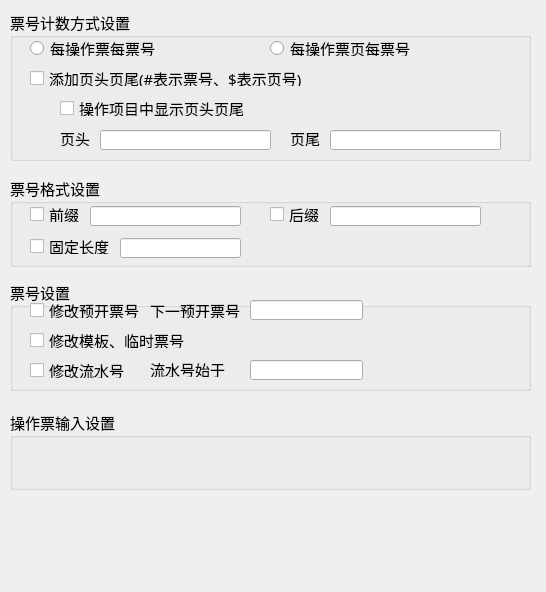
<?xml version="1.0" encoding="UTF-8"?>
<ui version="4.0">
 <class>FormatSet</class>
 <widget class="QWidget" name="FormatSet">
  <property name="geometry">
   <rect>
    <x>0</x>
    <y>0</y>
    <width>546</width>
    <height>592</height>
   </rect>
  </property>
  <property name="font">
   <font>
    <family>宋体</family>
    <pointsize>11</pointsize>
   </font>
  </property>
  <property name="windowTitle">
   <string>Form</string>
  </property>
  <widget class="QGroupBox" name="groupBox">
   <property name="geometry">
    <rect>
     <x>10</x>
     <y>10</y>
     <width>521</width>
     <height>151</height>
    </rect>
   </property>
   <property name="title">
    <string>票号计数方式设置</string>
   </property>
   <widget class="QRadioButton" name="oneTicketNumRadio">
    <property name="geometry">
     <rect>
      <x>20</x>
      <y>30</y>
      <width>131</width>
      <height>16</height>
     </rect>
    </property>
    <property name="text">
     <string>每操作票每票号</string>
    </property>
   </widget>
   <widget class="QRadioButton" name="oneTicketPageNumRadio">
    <property name="geometry">
     <rect>
      <x>260</x>
      <y>30</y>
      <width>151</width>
      <height>16</height>
     </rect>
    </property>
    <property name="text">
     <string>每操作票页每票号</string>
    </property>
   </widget>
   <widget class="QCheckBox" name="addHeadTailCheck">
    <property name="geometry">
     <rect>
      <x>20</x>
      <y>60</y>
      <width>281</width>
      <height>16</height>
     </rect>
    </property>
    <property name="text">
     <string>添加页头页尾(#表示票号、$表示页号)</string>
    </property>
   </widget>
   <widget class="QCheckBox" name="showHeadTailCheck">
    <property name="geometry">
     <rect>
      <x>50</x>
      <y>90</y>
      <width>191</width>
      <height>16</height>
     </rect>
    </property>
    <property name="text">
     <string>操作项目中显示页头页尾</string>
    </property>
   </widget>
   <widget class="QLineEdit" name="headEdit">
    <property name="geometry">
     <rect>
      <x>90</x>
      <y>120</y>
      <width>171</width>
      <height>20</height>
     </rect>
    </property>
   </widget>
   <widget class="QLabel" name="label">
    <property name="geometry">
     <rect>
      <x>50</x>
      <y>120</y>
      <width>41</width>
      <height>16</height>
     </rect>
    </property>
    <property name="text">
     <string>页头</string>
    </property>
   </widget>
   <widget class="QLabel" name="label_2">
    <property name="geometry">
     <rect>
      <x>280</x>
      <y>120</y>
      <width>41</width>
      <height>16</height>
     </rect>
    </property>
    <property name="text">
     <string>页尾</string>
    </property>
   </widget>
   <widget class="QLineEdit" name="tailEdit">
    <property name="geometry">
     <rect>
      <x>320</x>
      <y>120</y>
      <width>171</width>
      <height>20</height>
     </rect>
    </property>
   </widget>
  </widget>
  <widget class="QGroupBox" name="groupBox_2">
   <property name="geometry">
    <rect>
     <x>10</x>
     <y>176</y>
     <width>521</width>
     <height>91</height>
    </rect>
   </property>
   <property name="title">
    <string>票号格式设置</string>
   </property>
   <widget class="QCheckBox" name="prefixCheck">
    <property name="geometry">
     <rect>
      <x>20</x>
      <y>30</y>
      <width>51</width>
      <height>16</height>
     </rect>
    </property>
    <property name="text">
     <string>前缀</string>
    </property>
   </widget>
   <widget class="QLineEdit" name="prefixEdit">
    <property name="geometry">
     <rect>
      <x>80</x>
      <y>30</y>
      <width>151</width>
      <height>20</height>
     </rect>
    </property>
   </widget>
   <widget class="QLineEdit" name="suffixEdit">
    <property name="geometry">
     <rect>
      <x>320</x>
      <y>30</y>
      <width>151</width>
      <height>20</height>
     </rect>
    </property>
   </widget>
   <widget class="QCheckBox" name="suffixCheck">
    <property name="geometry">
     <rect>
      <x>260</x>
      <y>30</y>
      <width>51</width>
      <height>16</height>
     </rect>
    </property>
    <property name="text">
     <string>后缀</string>
    </property>
   </widget>
   <widget class="QLineEdit" name="fixlengthEdit">
    <property name="geometry">
     <rect>
      <x>110</x>
      <y>62</y>
      <width>121</width>
      <height>20</height>
     </rect>
    </property>
    <property name="text">
     <string/>
    </property>
   </widget>
   <widget class="QCheckBox" name="fixlenthCheck">
    <property name="geometry">
     <rect>
      <x>20</x>
      <y>62</y>
      <width>81</width>
      <height>16</height>
     </rect>
    </property>
    <property name="text">
     <string>固定长度</string>
    </property>
   </widget>
  </widget>
  <widget class="QGroupBox" name="groupBox_3">
   <property name="geometry">
    <rect>
     <x>10</x>
     <y>280</y>
     <width>521</width>
     <height>111</height>
    </rect>
   </property>
   <property name="title">
    <string>票号设置</string>
   </property>
   <widget class="QCheckBox" name="modifyPreTicketNumCheck">
    <property name="geometry">
     <rect>
      <x>20</x>
      <y>22</y>
      <width>111</width>
      <height>16</height>
     </rect>
    </property>
    <property name="text">
     <string>修改预开票号</string>
    </property>
   </widget>
   <widget class="QLabel" name="label_3">
    <property name="geometry">
     <rect>
      <x>140</x>
      <y>22</y>
      <width>91</width>
      <height>16</height>
     </rect>
    </property>
    <property name="text">
     <string>下一预开票号</string>
    </property>
   </widget>
   <widget class="QLineEdit" name="nextTicketNumEdit">
    <property name="geometry">
     <rect>
      <x>240</x>
      <y>20</y>
      <width>113</width>
      <height>20</height>
     </rect>
    </property>
   </widget>
   <widget class="QLabel" name="label_4">
    <property name="geometry">
     <rect>
      <x>140</x>
      <y>81</y>
      <width>91</width>
      <height>16</height>
     </rect>
    </property>
    <property name="text">
     <string>流水号始于</string>
    </property>
   </widget>
   <widget class="QCheckBox" name="modifySerialNumCheck">
    <property name="geometry">
     <rect>
      <x>20</x>
      <y>82</y>
      <width>111</width>
      <height>16</height>
     </rect>
    </property>
    <property name="text">
     <string>修改流水号</string>
    </property>
   </widget>
   <widget class="QLineEdit" name="beginSerialNumEdit">
    <property name="geometry">
     <rect>
      <x>240</x>
      <y>80</y>
      <width>113</width>
      <height>20</height>
     </rect>
    </property>
   </widget>
   <widget class="QCheckBox" name="modifyTicketNumCheck">
    <property name="geometry">
     <rect>
      <x>20</x>
      <y>52</y>
      <width>161</width>
      <height>16</height>
     </rect>
    </property>
    <property name="text">
     <string>修改模板、临时票号</string>
    </property>
   </widget>
  </widget>
  <widget class="QGroupBox" name="groupBox_4">
   <property name="geometry">
    <rect>
     <x>10</x>
     <y>410</y>
     <width>521</width>
     <height>80</height>
    </rect>
   </property>
   <property name="title">
    <string>操作票输入设置</string>
   </property>
  </widget>
 </widget>
 <resources/>
 <connections/>
</ui>
